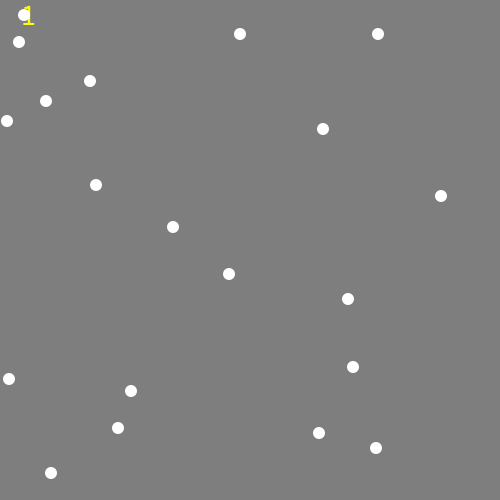
Frame 1 (no input)
Frame 60 (the mouse pressed at the canvas centre just before this capture): identical to frame 1, image omitted
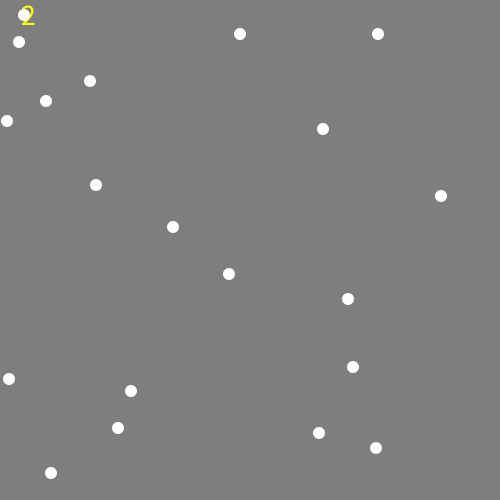
Frame 120 (the mouse held since frame 60 and released just before this capture)

The Processing sketch that drew these frames (run headless with seeded random() and noise(); from frame 60 on, the mouse is pressed at the canvas centre):

// Processing sketch: processing_106944
// ── processing_106944.pde

//Objects
Ball[] balls;
Ball[] closerObjs;
Ball[] farthestObjs;
Hud myHud;
//vars
int numOfBalls = 20;
int[] iniFrameCount = {1};

void setup(){
  //set initial Settings
  size(500,500);
  closerObjs = new Ball[2];  
  balls = new Ball[numOfBalls];
  myHud = new Hud();  
  iniFrameCount[0] = setTime();
  //INITIAL DEPLOYMENT
  for(int i = 0; i < numOfBalls; i++){
    balls[i] = new Ball((int)random(width), (int)random(height), (int)random(-0.1, 0.1), 12);
  }
  
  
}
////////////////
//DRAW OBJECTS//
////////////////
void draw(){
   background(126);
   int i = 0;
   //calculate Time
   myHud.timer(iniFrameCount[0]);
   //display all the objects   
   if((myHud.currentSecond > 2) && (myHud.flags[0] == false )){
     
     myHud.flags[0] = true; 
     closerObjs = getMinDist(balls);
     farthestObjs = getMaxDist(balls);
     myHud.flags[1] = true;
   }else if(myHud.flags[1] == true){
 
     drawPoints(closerObjs);
     drawPoints(farthestObjs);
   }
   for(Ball item: balls){
     item.display();
   }   
}

class Ball{
  int Xpos, Ypos, mySpeed, mySize, R, G, B;
  
  Ball(int _Xpos, int _Ypos, int _mySpeed, int _mySize){
    Xpos = _Xpos;
    Ypos = _Ypos;
    mySpeed = _mySpeed;
    mySize = _mySize;
    R = 255;
    G = 255;
    B = 255;
  }
  
  void display(){
    noStroke();
    fill(R,G,B);
    ellipse(Xpos, Ypos, mySize, mySize);
  }  
  
}


//////////
// hud ///
//////////
class Hud{
  int[] s= new int[2];
  int currentSecond,scoreX, scoreY;
  boolean[] flags = new boolean[3];
  
  Hud(){
      textAlign(CENTER);
      s[0] = 0;
      s[1] = 1;
      flags[0] = false;
      flags[1] = false;
      flags[2] = false;
      scoreX = scoreY = 25;
  }
  
  void timer(int iniTime){
    s[0] = frameCount;
    s[0] = ((s[0] * 16) / 1000) * s[1];
    s[1] = 1;
    currentSecond = (s[0] - (iniTime - 1));
    setScore(s[0] - (iniTime - 1));
    return;
  }
  
  void setScore(int myScore){
      
      textSize(30);
      fill(255, 255, 0);
      text(" " + myScore, scoreX, scoreY); 
      return;
  }
  void setScore(String _myScore, int _scoreX, int _scoreY){
      
      textSize(30);
      fill(255, 255, 0);
      text(" " + _myScore, _scoreX, _scoreY); 
      return;
    }  
}
/////////////////////////////////
//EXTERNAL FUNCTIONS
///-
int setTime(){
      return   ((frameCount * 16) / 1000);
    }
////
Ball[] getMinDist(Ball[] balls){
  //INITIATE VARS
  int X1, X2, Y1, Y2, i,j,min, minDist, tmpMinDist, totalLength = 0;
  Ball[] closerBalls = new Ball[2]; 
  minDist = 100;
  totalLength = balls.length;
  // ITERATE 
  for(i = 0; i < totalLength; i++){
    X1 = balls[i].Xpos;
    Y1 = balls[i].Ypos;
    for(j = 0; j < totalLength; j++){
      X2 = balls[j].Xpos;
      Y2 = balls[j].Ypos;
      //DISTANCE FORMULA
      tmpMinDist = (int)sqrt(pow((X2 - X1), 2) + pow((Y2 - Y1), 2));
      
      if((tmpMinDist < minDist) && (tmpMinDist != 0)){
        closerBalls[0] = balls[i];
        closerBalls[1] = balls[j];
        minDist = tmpMinDist; 
      }            
    }
  }  
  return closerBalls; 
}
//////
Ball[] getMaxDist(Ball[] balls){
  //INITIATE VARS
  int X1, X2, Y1, Y2, i,j,max, maxDist, tmpMaxDist, totalLength = 0;
  Ball[] farthestBalls = new Ball[2]; 
  maxDist = 1;
  totalLength = balls.length;
  // ITERATE 
  for(i = 0; i < totalLength; i++){
    X1 = balls[i].Xpos;
    Y1 = balls[i].Ypos;
    for(j = 0; j < totalLength; j++){
      X2 = balls[j].Xpos;
      Y2 = balls[j].Ypos;
      //DISTANCE FORMULA
      tmpMaxDist = (int)sqrt(pow((X2 - X1), 2) + pow((Y2 - Y1), 2));
      
      if((tmpMaxDist > maxDist) && (tmpMaxDist != 0)){
        farthestBalls[0] = balls[i];
        farthestBalls[1] = balls[j];
        maxDist = tmpMaxDist; 
      }            
    }
  }  
  return farthestBalls; 
}
//////
void drawPoints(Ball[] closerObjs){
  int X1, X2, Y1, Y2, dist;
  String myStr;
  Hud myHud = new Hud();
  X1 = closerObjs[0].Xpos;
  X2 = closerObjs[1].Xpos;
  Y1 = closerObjs[0].Ypos;
  Y2 = closerObjs[1].Ypos;
  //DISTANCE FORMULA
  dist = (int)sqrt(pow((X2 - X1), 2) + pow((Y2 - Y1), 2));
  myStr = "Dist: " + dist; 
  closerObjs[1].R = 255;
  closerObjs[0].R = 255;
  closerObjs[1].G = 0;
  closerObjs[0].G = 0;
  closerObjs[1].B = 0;
  closerObjs[0].B = 0;
  
  
  stroke(0);
  strokeWeight(2);
  line(X1, Y1, X2, Y2);
  
  myHud.setScore(myStr, X1 + (dist/2), Y2 + (dist/2));
  
}
